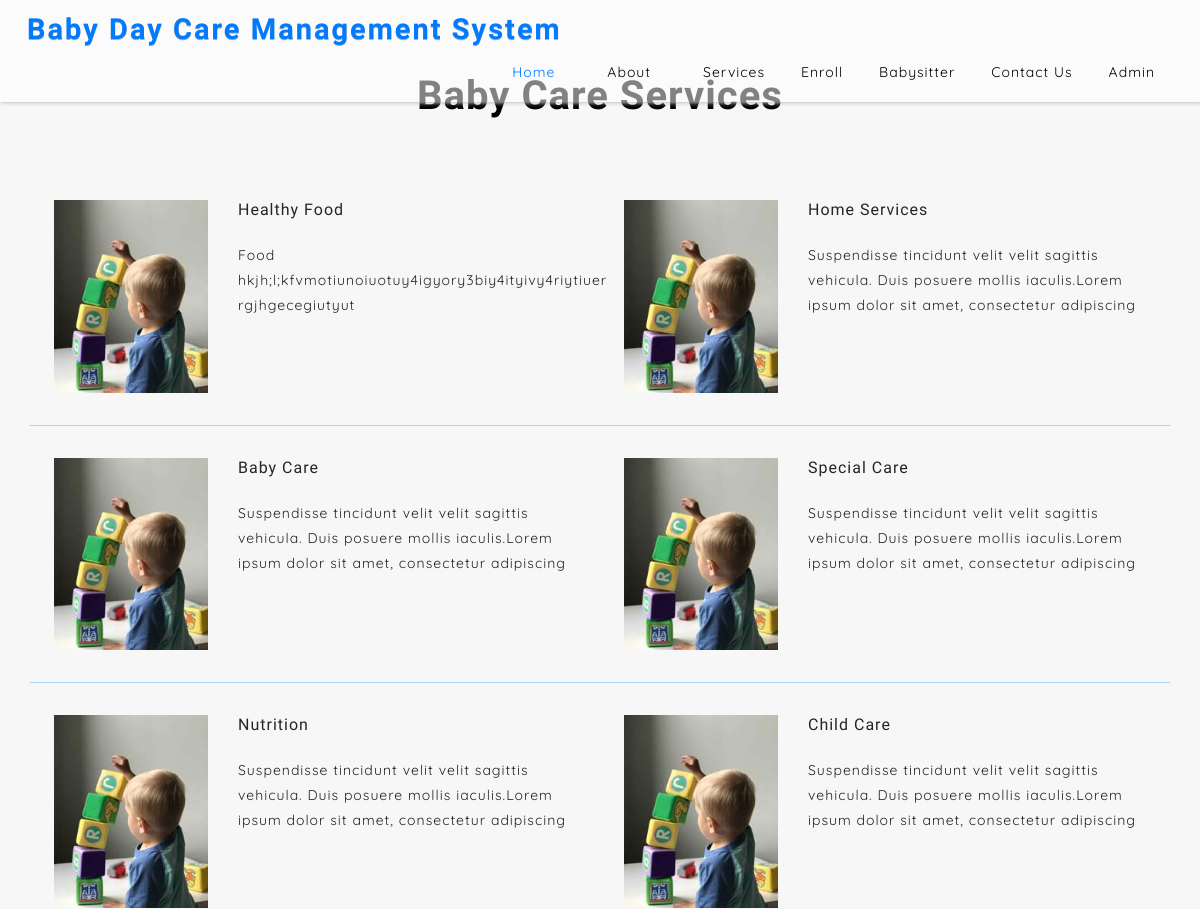
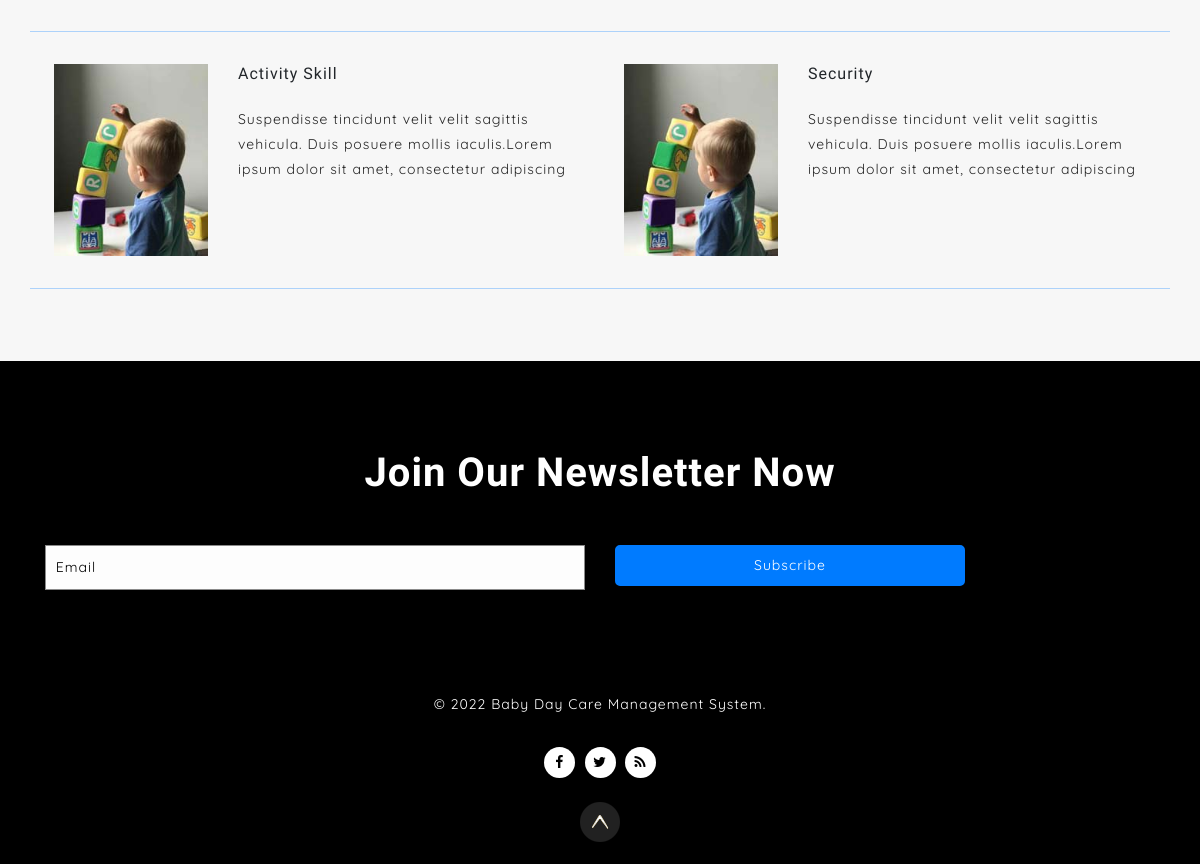
Screenshot of /bdcms/services.php with the database file from the repository (2 pictures, top to bottom).
### tables this page shows
CREATE TABLE `tblservices` (
  `id` int(11) NOT NULL,
  `ServiceName` varchar(200) DEFAULT NULL,
  `ServiceDetail` mediumtext DEFAULT NULL,
  `CreationDate` timestamp NOT NULL DEFAULT current_timestamp()
);

### bdcms/services.php (the view, shortened to what this page needs)
<?php
include('includes/config.php');
  ?>
<!DOCTYPE html>
<html lang="zxx">
   <head>
      <link href="css/bootstrap.min.css" rel="stylesheet" type="text/css" media="all">
      <link href="css/font-awesome.min.css" rel="stylesheet">
      <link href="css/style.css" rel='stylesheet' type='text/css' media="all">
   </head>
   <body>
      <div class="main-top" id="home">
         <?php include_once("includes/navbar.php");?>
      <section class="blog py-lg-4 py-md-3 py-sm-3 py-3" id="blog">
         <div class="container py-lg-5 py-md-5 py-sm-4 py-3">
            <h3 class="title text-center mb-lg-5 mb-md-4 mb-sm-4 mb-3">Baby Care Services</h3>
            <div class="row">
              <?php
$ret=mysqli_query($con,"select * from tblservices");
while ($row=mysqli_fetch_array($ret)) {
?>
               <div class="col-lg-6 col-md-6 blog-by-blog border-grid-bottom">
                  <div class="row">
                     <div class="col-lg-4">
                        <img src="images/blog1.jpg" class="img-fluid" alt="">
                     </div>
                     <div class="col-lg-8 col-lg-8 blog-w3layouts-grids">
                        <div class="blog-matter mb-3">
                           <h6><?php  echo $row['ServiceName'];?></h6>
                        </div>
                        <div class="event-blog-w3pvt mt-md-4 mt-3 p-0">
                           <p><?php  echo $row['ServiceDetail'];?> </p>
                        </div>
                     </div>
                  </div>
               </div><?php } ?>
            </div>
         </div>
      </section>
     <?php include_once('includes/footer.php');?>
   </body>
</html>

### bdcms/css/style.css (style rules this page uses)
html, body { padding: 0; margin: 0; background: #fff; letter-spacing: 1px; font-family: 'Quicksand', sans-serif; }
html { scroll-behavior: smooth; }
h1, h2, h3, h4, h5, h6 { margin: 0; padding: 0; font-family: 'Dosis', sans-serif; letter-spacing: 1px; }
p { margin: 0; padding: 0; letter-spacing: 1px; font-family: 'Quicksand', sans-serif; }
h3.title { font-size: 40px; color: #000; letter-spacing: 1px; font-weight:600; text-transform: capitalize; }
.list-job-grid p, .wthree-header-abt p, .client-txt-info p, .event-blog-w3pvt p, .contact_footer_grid_left p, .contact_footer_grid_left p a { font-size: 14px; color: #252525; line-height: 25px; }
.main-top { position:relative; }
*, *:before, *:after { margin: 0; padding: 0; box-sizing: border-box; }
.gallery,.blog ,.logos { background:#f7f7f7; }
.blog-by-blog { padding: 2em 1.5em; }
.border-grid-bottom { border-bottom:1px solid #add2fa; }
@media (max-width:1366px) { .title { font-size: 41px; } }
@media (max-width:1280px) { .title { font-size: 38px; } }

### rows the page displays
tblservices: ServiceName "Healthy Food", ServiceDetail "Food hkjh;l;kfvmotiunoiuotuy4igyory3biy4ityivy4riytiuer rgjhgecegiutyut"
tblservices: ServiceName "Home Services", ServiceDetail "Suspendisse tincidunt velit velit sagittis vehicula. Duis posuere mollis iaculis.Lorem ipsum dolor sit amet, consectetur adipiscing"
tblservices: ServiceName "Baby Care", ServiceDetail "Suspendisse tincidunt velit velit sagittis vehicula. Duis posuere mollis iaculis.Lorem ipsum dolor sit amet, consectetur adipiscing"
tblservices: ServiceName "Special Care", ServiceDetail "Suspendisse tincidunt velit velit sagittis vehicula. Duis posuere mollis iaculis.Lorem ipsum dolor sit amet, consectetur adipiscing"
tblservices: ServiceName "Nutrition", ServiceDetail "Suspendisse tincidunt velit velit sagittis vehicula. Duis posuere mollis iaculis.Lorem ipsum dolor sit amet, consectetur adipiscing"
tblservices: ServiceName "Child Care", ServiceDetail "Suspendisse tincidunt velit velit sagittis vehicula. Duis posuere mollis iaculis.Lorem ipsum dolor sit amet, consectetur adipiscing"
tblservices: ServiceName "Activity Skill", ServiceDetail "Suspendisse tincidunt velit velit sagittis vehicula. Duis posuere mollis iaculis.Lorem ipsum dolor sit amet, consectetur adipiscing"
tblservices: ServiceName "Security", ServiceDetail "Suspendisse tincidunt velit velit sagittis vehicula. Duis posuere mollis iaculis.Lorem ipsum dolor sit amet, consectetur adipiscing"
